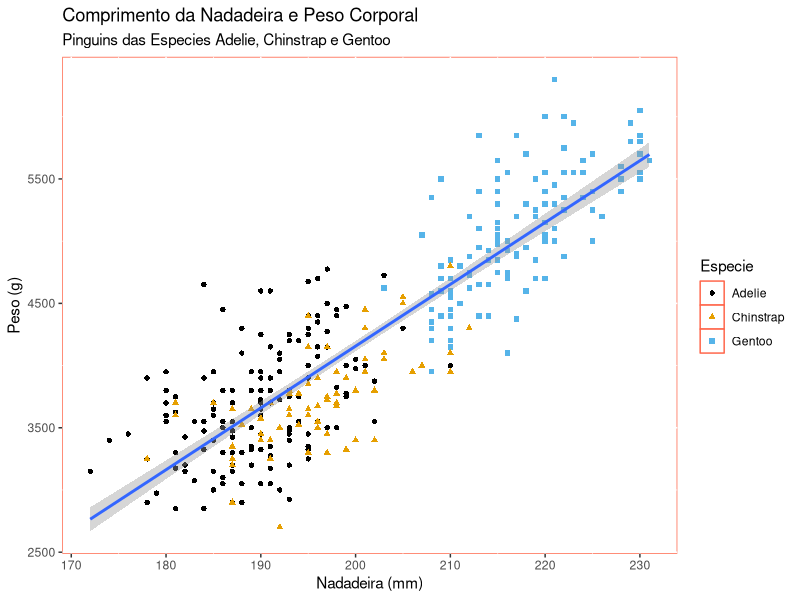
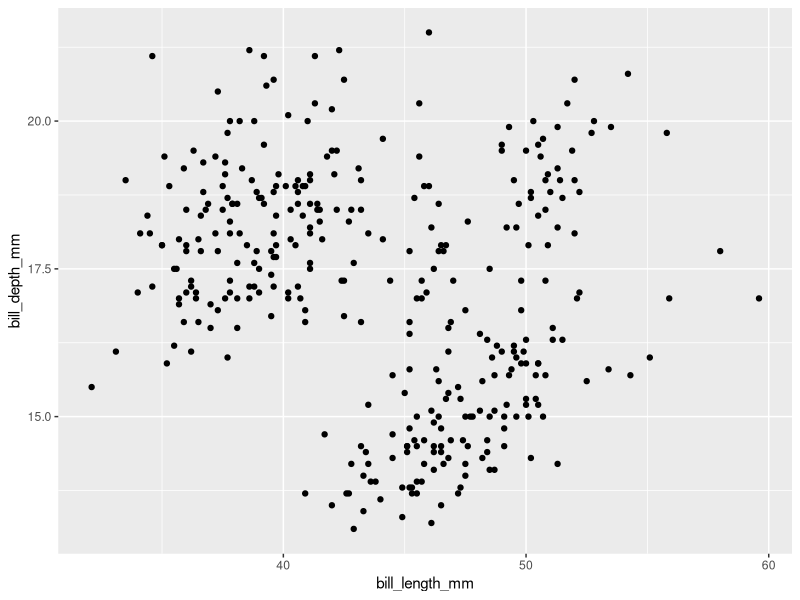
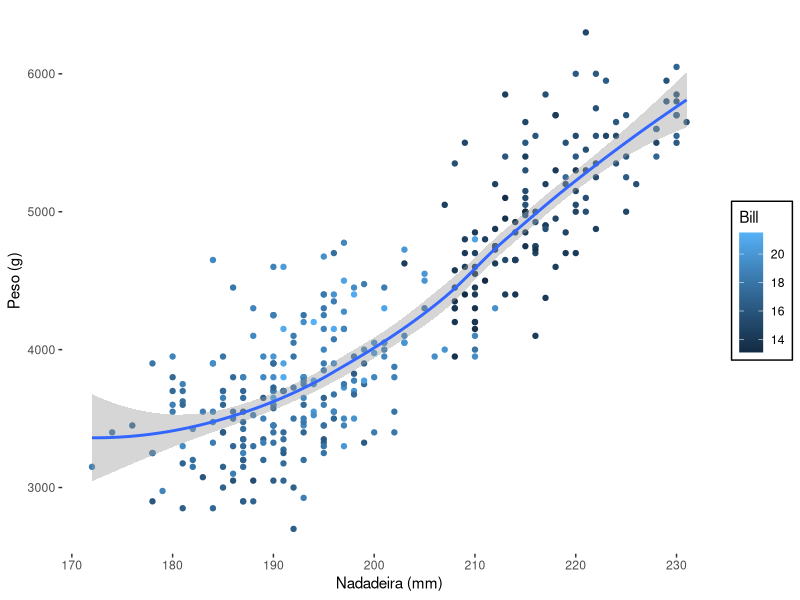

Write the R code that produced these figures, in order.
############ PRIMEIRA PARTE - EXEMPLO PESO x COMPRIMENTO DA NADADEIRA

library(tidyverse)       # carregar biblioteca contendo package ggplot2
library(palmerpenguins)  # carregar pacote com dataset
library(ggthemes)        # temas gráficos com paleta adaptada para daltônicos

print(penguins, n = 50)  # exibir n linhas do conjunto de dados 'penguins'

View(penguins)           # mostrar o conjunto em uma aba separada

ggplot(data = penguins, # criar o vínculo da visualização com o conjunto de dados
       mapping = aes(   # função para definir as camadas estéticas do gráfico
         x = flipper_length_mm, y = body_mass_g) # argumentos para definir as variáveis de cada eixo
) +
  geom_point(           # definir a representação das observações com pontos
    mapping = aes(      # configurar elementos estéticos específicos para os pontos de dados
      colour = species, # definir as cores dos pontos variando conforme a varíavel species
      shape = species)  # definir a forma dos pontos variando conforme a variável species
  ) +
  geom_smooth(method = 'lm') +  # adicionar uma linha de tendência linear
  labs(                         # função que modifica os rótulos do gráfico
    title = 'Comprimento da Nadadeira e Peso Corporal',
    subtitle = 'Pinguins das Especies Adelie, Chinstrap e Gentoo',
    x = 'Nadadeira (mm)', y = 'Peso (g)',
    colour = 'Especie', shape = 'Especie'
  ) +
  theme(
    panel.background = element_rect(fill = 'white', colour = 'tomato')
  ) +
  scale_color_colorblind()     # altera o esquema de cores para acessibilidade

############ SEGUNDA PARTE - EXERCÍCIO PROFUNDIDADE x COMPRIMENTO DO BILL (?)

ggplot(data = penguins,
       mapping =
         aes(
           x = bill_length_mm, y = bill_depth_mm
         )) +
  geom_point()


############ TERCEIRA PARTE - EXERCICIO PROFUNDIDADE DO BILL x ESPÉCIE

ggplot(penguins, aes(
  x = flipper_length_mm, y = body_mass_g
)) +
  geom_point(aes(colour = bill_depth_mm)) +
  geom_smooth() +
  theme(
    panel.background = element_rect(fill = 'white'),
    legend.background = element_rect(colour = 'black')
  ) +
  labs(
    colour = 'Bill',
    x = 'Nadadeira (mm)', y = 'Peso (g)'
  )